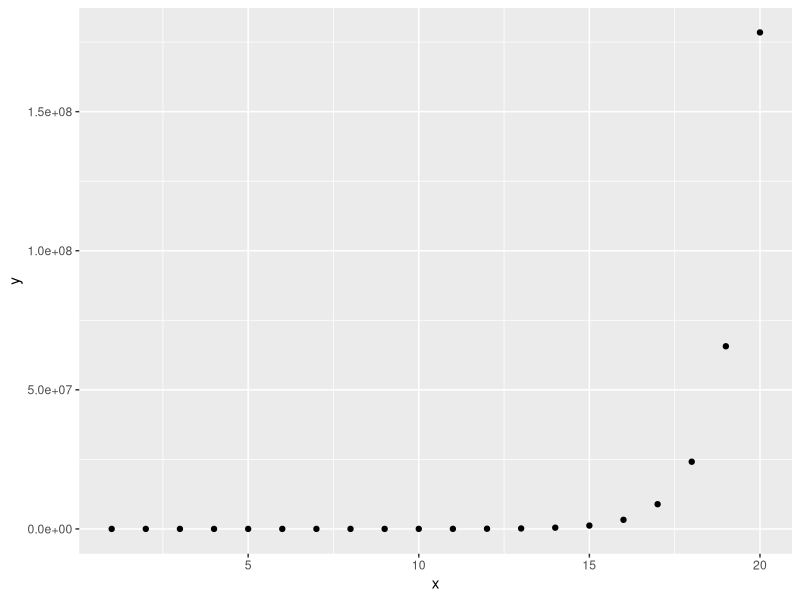
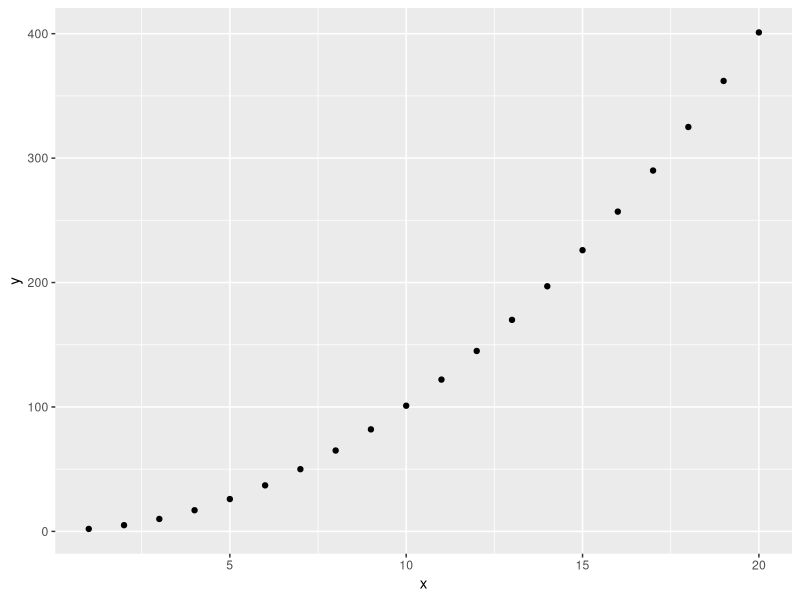
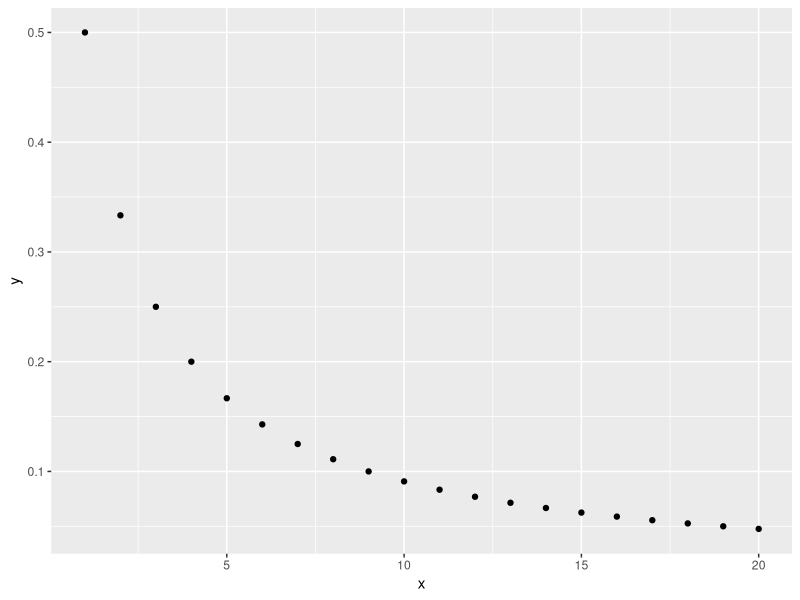
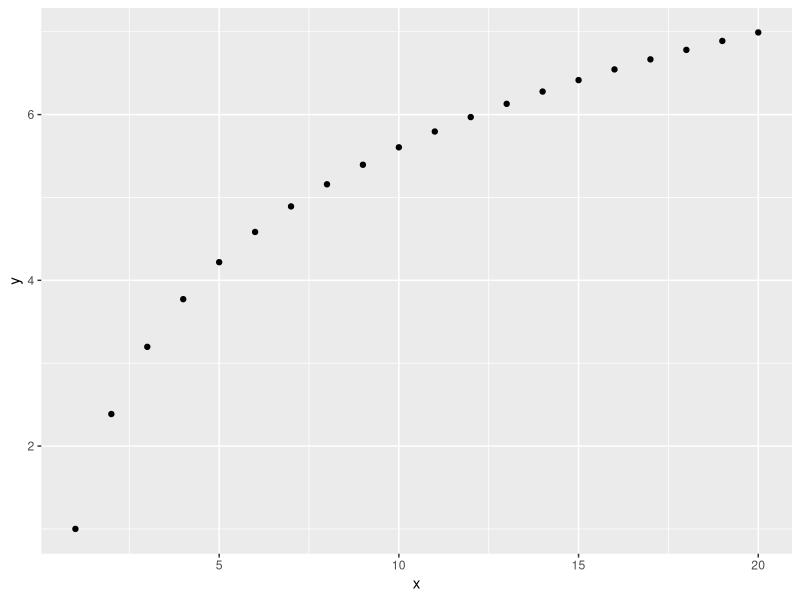
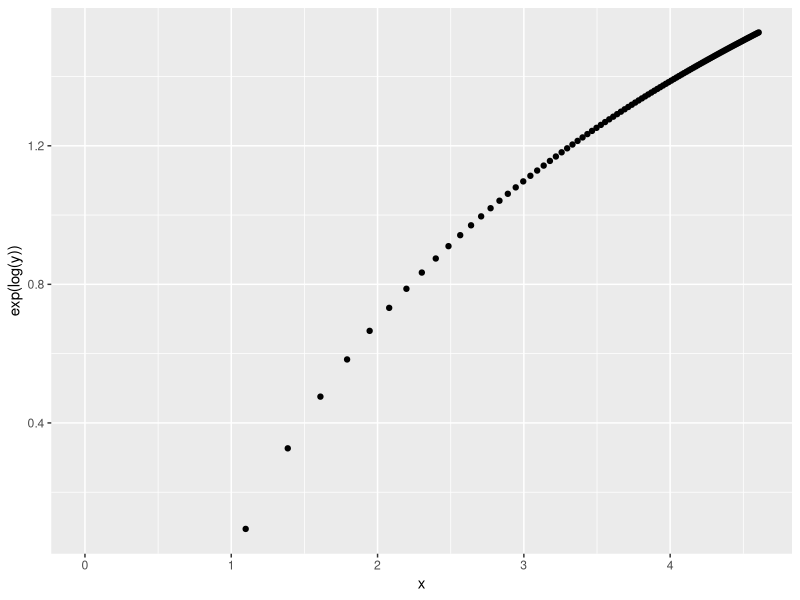
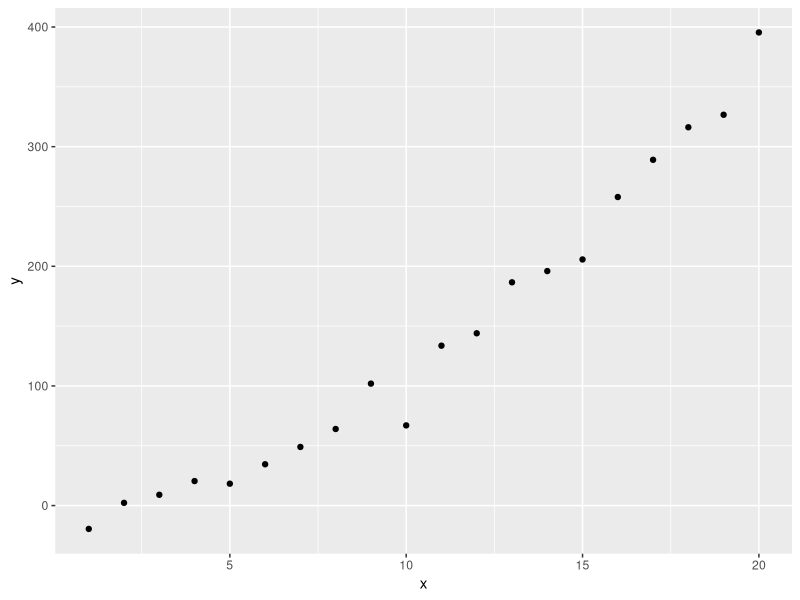

Here is the R script that generated these plots, in order: (Note: this script raises an error after producing the figures.)
## ---- chunk 1
knitr::opts_chunk$set(echo = TRUE)
library(tidyverse)
## ---- chunk 2
x<-seq(1,20)
y<-exp(-1+x)
df_exp<-data.frame(x,y)
ggplot(df_exp,aes(x=x,y=y))+geom_point()
## ---- chunk 3
x<-seq(1,20)
y<-1+x^2
df_quad<-data.frame(x,y)
ggplot(df_quad,aes(x=x,y=y))+geom_point()
## ---- chunk 4
x<-seq(1,20)
y<-1/(1+x)
df_recip<-data.frame(x,y)
ggplot(df_recip,aes(x=x,y=y))+geom_point()
## ---- chunk 5
x<-seq(1,20)
y<-1+2*log(x)
df_log<-data.frame(x,y)
ggplot(df_log,aes(x=x,y=y))+geom_point()
## ---- chunk 6

a<-seq(1,100)
x<-log(a)
y=log(x)
df_power<-data.frame(x,y)
ggplot(df_power,aes(x,exp(log(y))))+geom_point()

## ---- chunk 7
model_list<-list()
## ---- chunk 8
x<-seq(1,20)
y<-x^2
y_error<-50*runif(20)*sample(-1:1,20,replace = TRUE)
y<-y+y_error

df_exp<-data.frame(x,y)
ggplot(df_exp,aes(x=x,y=y))+geom_point()
## ---- chunk 9
model_list[['base']]<-lm(y~x,data=df_exp)
summary(model_list[['base']])


## ---- chunk 10
resid_panel(model_list[['base']])
## ---- chunk 11
p1<-powerTransform(model_list[['base']])

model_list[['transform']]<-lm(y^p1$lambda~x,data = df_exp)


## ---- chunk 12
#function for looking at adjusted r squared values
lapply(model_list, function(f) list(adj.r.squared=summary(f)$adj.r.squared,other=2))
